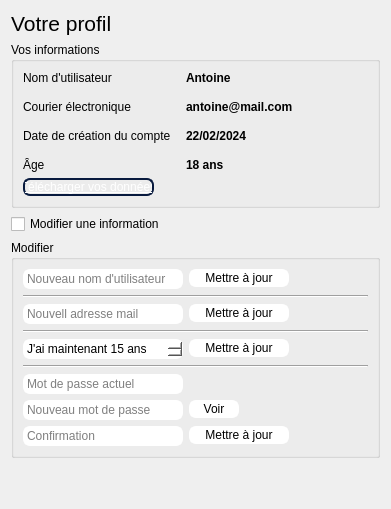
          <widget class="QWidget" name="settingsPage">
           <layout class="QVBoxLayout" name="verticalLayout_12">
            <item>
             <layout class="QHBoxLayout" name="horizontalLayout_10">
              <item>
               <widget class="QLabel" name="settingsLabel">
                <property name="font">
                 <font>
                  <pointsize>16</pointsize>
                 </font>
                </property>
                <property name="text">
                 <string>Votre profil</string>
                </property>
               </widget>
              </item>
              <item>
               <spacer name="horizontalSpacer_6">
                <property name="orientation">
                 <enum>Qt::Horizontal</enum>
                </property>
                <property name="sizeHint" stdset="0">
                 <size>
                  <width>40</width>
                  <height>20</height>
                 </size>
                </property>
               </spacer>
              </item>
             </layout>
            </item>
            <item>
             <widget class="QGroupBox" name="informationsGroupBox">
              <property name="minimumSize">
               <size>
                <width>369</width>
                <height>124</height>
               </size>
              </property>
              <property name="styleSheet">
               <string notr="true"/>
              </property>
              <property name="title">
               <string>Vos informations</string>
              </property>
              <property name="flat">
               <bool>true</bool>
              </property>
              <layout class="QVBoxLayout" name="verticalLayout_13">
               <item>
                <layout class="QHBoxLayout" name="horizontalLayout_13">
                 <property name="spacing">
                  <number>15</number>
                 </property>
                 <item>
                  <layout class="QVBoxLayout" name="verticalLayout_10">
                   <item>
                    <widget class="QLabel" name="staticUsernameLabel">
                     <property name="text">
                      <string>Nom d'utilisateur</string>
                     </property>
                    </widget>
                   </item>
                   <item>
                    <widget class="QLabel" name="staticMailLabel">
                     <property name="text">
                      <string>Courier électronique</string>
                     </property>
                    </widget>
                   </item>
                   <item>
                    <widget class="QLabel" name="staticDateLabel">
                     <property name="text">
                      <string>Date de création du compte</string>
                     </property>
                    </widget>
                   </item>
                   <item>
                    <widget class="QLabel" name="staticAgeLabel">
                     <property name="text">
                      <string>Âge</string>
                     </property>
                    </widget>
                   </item>
                  </layout>
                 </item>
                 <item>
                  <layout class="QVBoxLayout" name="verticalLayout_11">
                   <item>
                    <widget class="QLabel" name="usernameLabel">
                     <property name="font">
                      <font>
                       <bold>true</bold>
                      </font>
                     </property>
                     <property name="text">
                      <string>Antoine</string>
                     </property>
                    </widget>
                   </item>
                   <item>
                    <widget class="QLabel" name="mailLabel">
                     <property name="font">
                      <font>
                       <bold>true</bold>
                      </font>
                     </property>
                     <property name="text">
                      <string>antoine@mail.com</string>
                     </property>
                    </widget>
                   </item>
                   <item>
                    <widget class="QLabel" name="dateLabel">
                     <property name="font">
                      <font>
                       <bold>true</bold>
                      </font>
                     </property>
                     <property name="text">
                      <string>22/02/2024</string>
                     </property>
                    </widget>
                   </item>
                   <item>
                    <widget class="QLabel" name="ageLabel">
                     <property name="font">
                      <font>
                       <bold>true</bold>
                      </font>
                     </property>
                     <property name="text">
                      <string>18 ans</string>
                     </property>
                    </widget>
                   </item>
                  </layout>
                 </item>
                 <item>
                  <spacer name="horizontalSpacer_7">
                   <property name="orientation">
                    <enum>Qt::Horizontal</enum>
                   </property>
                   <property name="sizeHint" stdset="0">
                    <size>
                     <width>40</width>
                     <height>20</height>
                    </size>
                   </property>
                  </spacer>
                 </item>
                </layout>
               </item>
               <item>
                <widget class="QPushButton" name="downloadDataPushButton">
                 <property name="minimumSize">
                  <size>
                   <width>131</width>
                   <height>0</height>
                  </size>
                 </property>
                 <property name="maximumSize">
                  <size>
                   <width>131</width>
                   <height>16777215</height>
                  </size>
                 </property>
                 <property name="font">
                  <font>
                   <underline>true</underline>
                  </font>
                 </property>
                 <property name="styleSheet">
                  <string notr="true">color: rgb(255, 255, 255);
border: 2px solid rgb(8, 26, 62);
border-radius: 7px;</string>
                 </property>
                 <property name="text">
                  <string>Télécharger vos données</string>
                 </property>
                </widget>
               </item>
              </layout>
             </widget>
            </item>
            <item>
             <widget class="QCheckBox" name="doModificationscheckBox">
              <property name="text">
               <string>Modifier une information</string>
              </property>
             </widget>
            </item>
            <item>
             <widget class="QGroupBox" name="modifyGroupBox">
              <property name="styleSheet">
               <string notr="true"/>
              </property>
              <property name="title">
               <string>Modifier</string>
              </property>
              <property name="flat">
               <bool>true</bool>
              </property>
              <property name="checked">
               <bool>false</bool>
              </property>
              <layout class="QVBoxLayout" name="verticalLayout_14">
               <item>
                <layout class="QFormLayout" name="formLayout">
                 <item row="0" column="0">
                  <widget class="QLineEdit" name="changeUsernameLineEdit">
                   <property name="minimumSize">
                    <size>
                     <width>160</width>
                     <height>0</height>
                    </size>
                   </property>
                   <property name="maximumSize">
                    <size>
                     <width>160</width>
                     <height>16777215</height>
                    </size>
                   </property>
                   <property name="styleSheet">
                    <string notr="true">color: rgb(0, 0, 0);
background-color: rgb(255, 255, 255);
border: 2px solid white;
border-radius: 7px;</string>
                   </property>
                   <property name="alignment">
                    <set>Qt::AlignLeading|Qt::AlignLeft|Qt::AlignVCenter</set>
                   </property>
                   <property name="placeholderText">
                    <string>Nouveau nom d'utilisateur</string>
                   </property>
                  </widget>
                 </item>
                 <item row="0" column="1">
                  <widget class="QPushButton" name="updateUsernamePushButton">
                   <property name="minimumSize">
                    <size>
                     <width>100</width>
                     <height>0</height>
                    </size>
                   </property>
                   <property name="maximumSize">
                    <size>
                     <width>100</width>
                     <height>16777215</height>
                    </size>
                   </property>
                   <property name="styleSheet">
                    <string notr="true">color: rgb(0, 0, 0);
background-color: rgb(255, 255, 255);
border: 2px solid white;
border-radius: 7px;</string>
                   </property>
                   <property name="text">
                    <string>Mettre à jour</string>
                   </property>
                  </widget>
                 </item>
                </layout>
               </item>
               <item>
                <widget class="Line" name="line_4">
                 <property name="orientation">
                  <enum>Qt::Horizontal</enum>
                 </property>
                </widget>
               </item>
               <item>
                <layout class="QFormLayout" name="formLayout_3">
                 <item row="0" column="0">
                  <widget class="QLineEdit" name="changeMailLineEdit">
                   <property name="minimumSize">
                    <size>
                     <width>160</width>
                     <height>0</height>
                    </size>
                   </property>
                   <property name="maximumSize">
                    <size>
                     <width>160</width>
                     <height>16777215</height>
                    </size>
                   </property>
                   <property name="styleSheet">
                    <string notr="true">color: rgb(0, 0, 0);
background-color: rgb(255, 255, 255);
border: 2px solid white;
border-radius: 7px;</string>
                   </property>
                   <property name="placeholderText">
                    <string>Nouvell adresse mail</string>
                   </property>
                  </widget>
                 </item>
                 <item row="0" column="1">
                  <widget class="QPushButton" name="updateMailPushButton">
                   <property name="minimumSize">
                    <size>
                     <width>100</width>
                     <height>0</height>
                    </size>
                   </property>
                   <property name="maximumSize">
                    <size>
                     <width>100</width>
                     <height>16777215</height>
                    </size>
                   </property>
                   <property name="styleSheet">
                    <string notr="true">color: rgb(0, 0, 0);
background-color: rgb(255, 255, 255);
border: 2px solid white;
border-radius: 7px;</string>
                   </property>
                   <property name="text">
                    <string>Mettre à jour</string>
                   </property>
                  </widget>
                 </item>
                </layout>
               </item>
               <item>
                <widget class="Line" name="line_3">
                 <property name="orientation">
                  <enum>Qt::Horizontal</enum>
                 </property>
                </widget>
               </item>
               <item>
                <layout class="QFormLayout" name="formLayout_5">
                 <item row="0" column="0">
                  <widget class="QSpinBox" name="changeAgeSpinBox">
                   <property name="minimumSize">
                    <size>
                     <width>160</width>
                     <height>0</height>
                    </size>
                   </property>
                   <property name="maximumSize">
                    <size>
                     <width>160</width>
                     <height>16777215</height>
                    </size>
                   </property>
                   <property name="styleSheet">
                    <string notr="true">color: rgb(0, 0, 0);
background-color: rgb(255, 255, 255);
border: 2px solid white;
border-radius: 7px;</string>
                   </property>
                   <property name="suffix">
                    <string> ans</string>
                   </property>
                   <property name="prefix">
                    <string>J'ai maintenant </string>
                   </property>
                   <property name="minimum">
                    <number>15</number>
                   </property>
                   <property name="value">
                    <number>15</number>
                   </property>
                  </widget>
                 </item>
                 <item row="0" column="1">
                  <widget class="QPushButton" name="updateAgePushButton">
                   <property name="minimumSize">
                    <size>
                     <width>100</width>
                     <height>0</height>
                    </size>
                   </property>
                   <property name="maximumSize">
                    <size>
                     <width>100</width>
                     <height>16777215</height>
                    </size>
                   </property>
                   <property name="styleSheet">
                    <string notr="true">color: rgb(0, 0, 0);
background-color: rgb(255, 255, 255);
border: 2px solid white;
border-radius: 7px;</string>
                   </property>
                   <property name="text">
                    <string>Mettre à jour</string>
                   </property>
                  </widget>
                 </item>
                </layout>
               </item>
               <item>
                <widget class="Line" name="line_5">
                 <property name="orientation">
                  <enum>Qt::Horizontal</enum>
                 </property>
                </widget>
               </item>
               <item>
                <layout class="QFormLayout" name="formLayout_2">
                 <item row="0" column="0">
                  <widget class="QLineEdit" name="currentPasswordLineEdit">
                   <property name="minimumSize">
                    <size>
                     <width>160</width>
                     <height>0</height>
                    </size>
                   </property>
                   <property name="maximumSize">
                    <size>
                     <width>160</width>
                     <height>16777215</height>
                    </size>
                   </property>
                   <property name="styleSheet">
                    <string notr="true">color: rgb(0, 0, 0);
background-color: rgb(255, 255, 255);
border: 2px solid white;
border-radius: 7px;</string>
                   </property>
                   <property name="echoMode">
                    <enum>QLineEdit::PasswordEchoOnEdit</enum>
                   </property>
                   <property name="placeholderText">
                    <string>Mot de passe actuel</string>
                   </property>
                   <property name="clearButtonEnabled">
                    <bool>true</bool>
                   </property>
                  </widget>
                 </item>
                 <item row="1" column="0">
                  <widget class="QLineEdit" name="changePasswordLineEdit">
                   <property name="minimumSize">
                    <size>
                     <width>160</width>
                     <height>0</height>
                    </size>
                   </property>
                   <property name="styleSheet">
                    <string notr="true">color: rgb(0, 0, 0);
background-color: rgb(255, 255, 255);
border: 2px solid white;
border-radius: 7px;</string>
                   </property>
                   <property name="echoMode">
                    <enum>QLineEdit::Password</enum>
                   </property>
                   <property name="placeholderText">
                    <string>Nouveau mot de passe</string>
                   </property>
                   <property name="clearButtonEnabled">
                    <bool>true</bool>
                   </property>
                  </widget>
                 </item>
                 <item row="2" column="0">
                  <widget class="QLineEdit" name="confirmPasswordLineEdit">
                   <property name="minimumSize">
                    <size>
                     <width>160</width>
                     <height>0</height>
                    </size>
                   </property>
                   <property name="styleSheet">
                    <string notr="true">color: rgb(0, 0, 0);
background-color: rgb(255, 255, 255);
border: 2px solid white;
border-radius: 7px;</string>
                   </property>
                   <property name="echoMode">
                    <enum>QLineEdit::Password</enum>
                   </property>
                   <property name="placeholderText">
                    <string>Confirmation</string>
                   </property>
                   <property name="clearButtonEnabled">
                    <bool>true</bool>
                   </property>
                  </widget>
                 </item>
                 <item row="2" column="1">
                  <widget class="QPushButton" name="updatePasswordPushButton">
                   <property name="minimumSize">
                    <size>
                     <width>100</width>
                     <height>0</height>
                    </size>
                   </property>
                   <property name="maximumSize">
                    <size>
                     <width>100</width>
                     <height>16777215</height>
                    </size>
                   </property>
                   <property name="styleSheet">
                    <string notr="true">color: rgb(0, 0, 0);
background-color: rgb(255, 255, 255);
border: 2px solid white;
border-radius: 7px;</string>
                   </property>
                   <property name="text">
                    <string>Mettre à jour</string>
                   </property>
                  </widget>
                 </item>
                 <item row="1" column="1">
                  <widget class="QPushButton" name="seeNewPasswordPushButton">
                   <property name="maximumSize">
                    <size>
                     <width>50</width>
                     <height>16777215</height>
                    </size>
                   </property>
                   <property name="styleSheet">
                    <string notr="true">color: rgb(0, 0, 0);
background-color: rgb(255, 255, 255);
border: 2px solid white;
border-radius: 7px;</string>
                   </property>
                   <property name="text">
                    <string>Voir</string>
                   </property>
                  </widget>
                 </item>
                </layout>
               </item>
              </layout>
             </widget>
            </item>
            <item>
             <spacer name="verticalSpacer_3">
              <property name="orientation">
               <enum>Qt::Vertical</enum>
              </property>
              <property name="sizeHint" stdset="0">
               <size>
                <width>20</width>
                <height>40</height>
               </size>
              </property>
             </spacer>
            </item>
           </layout>
          </widget>
